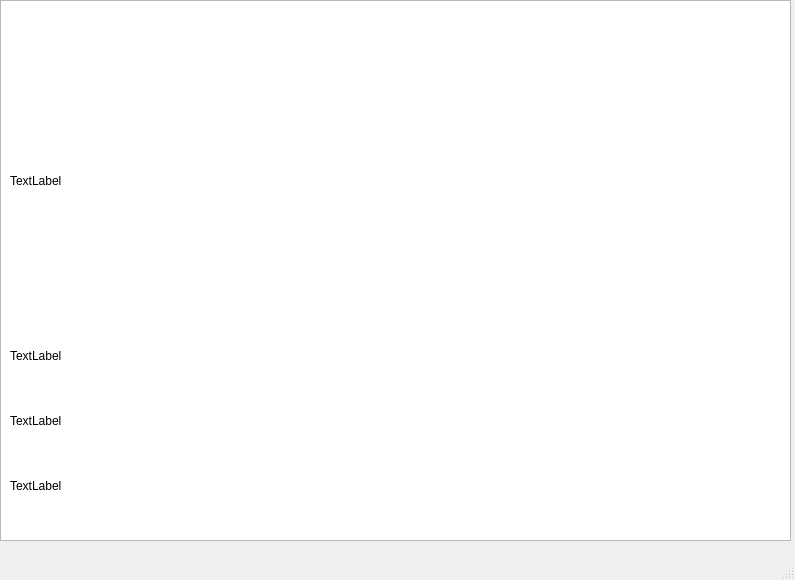
<?xml version="1.0" encoding="UTF-8"?>
<ui version="4.0">
 <class>QMainWindow</class>
 <widget class="QMainWindow" name="QMainWindow">
  <property name="geometry">
   <rect>
    <x>0</x>
    <y>0</y>
    <width>795</width>
    <height>580</height>
   </rect>
  </property>
  <property name="windowTitle">
   <string>MainWindow</string>
  </property>
  <widget class="QWidget" name="centralwidget">
   <widget class="QListView" name="listView">
    <property name="geometry">
     <rect>
      <x>0</x>
      <y>0</y>
      <width>791</width>
      <height>541</height>
     </rect>
    </property>
    <property name="styleSheet">
     <string notr="true">background-image:url(:/pic26.png)</string>
    </property>
   </widget>
   <widget class="QLabel" name="label">
    <property name="geometry">
     <rect>
      <x>10</x>
      <y>60</y>
      <width>441</width>
      <height>241</height>
     </rect>
    </property>
    <property name="text">
     <string>TextLabel</string>
    </property>
   </widget>
   <widget class="QLabel" name="label_2">
    <property name="geometry">
     <rect>
      <x>10</x>
      <y>330</y>
      <width>441</width>
      <height>51</height>
     </rect>
    </property>
    <property name="text">
     <string>TextLabel</string>
    </property>
   </widget>
   <widget class="QLabel" name="label_3">
    <property name="geometry">
     <rect>
      <x>10</x>
      <y>400</y>
      <width>441</width>
      <height>41</height>
     </rect>
    </property>
    <property name="text">
     <string>TextLabel</string>
    </property>
   </widget>
   <widget class="QLabel" name="label_4">
    <property name="geometry">
     <rect>
      <x>10</x>
      <y>460</y>
      <width>441</width>
      <height>51</height>
     </rect>
    </property>
    <property name="text">
     <string>TextLabel</string>
    </property>
   </widget>
  </widget>
  <widget class="QMenuBar" name="menubar">
   <property name="geometry">
    <rect>
     <x>0</x>
     <y>0</y>
     <width>795</width>
     <height>22</height>
    </rect>
   </property>
  </widget>
  <widget class="QStatusBar" name="statusbar"/>
 </widget>
 <resources>
  <include location="text7.qrc"/>
 </resources>
 <connections/>
</ui>
